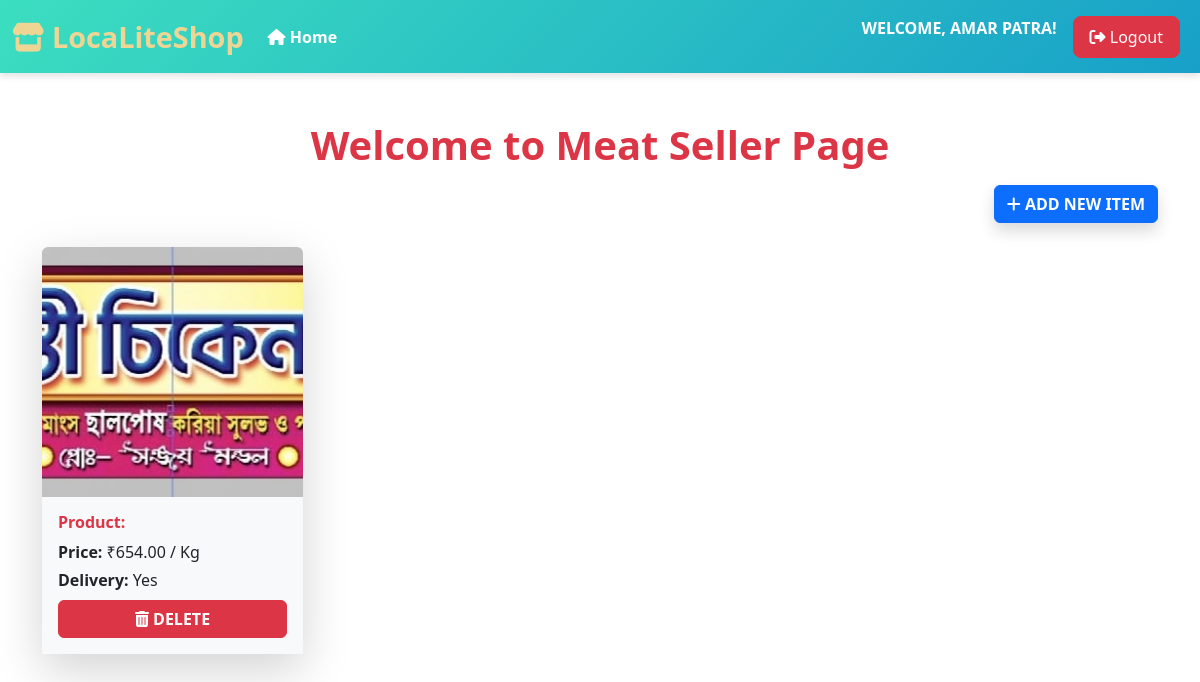
Page /products/meats_seller_view/ (signed in) on the committed database.
### seller/models.py (models this page shows, shortened)
class MeatShopSeller(models.Model):
    seller_id = models.IntegerField(primary_key=True,default=0)
    seller_name = models.CharField(max_length=100)
    shop_name = models.CharField(max_length=100)
    shop_type = models.CharField(max_length=100)  # Add max_length for CharField
    contact_number = models.CharField(max_length=15)
    email = models.EmailField(max_length=100)
    password = models.CharField(max_length=255)  # Store hashed password
    address = models.CharField(max_length=500, blank=True)  # Optional address
    opening_hours = models.CharField(max_length=50, blank=True)  # Optional
    created_at = models.DateTimeField(auto_now_add=True)  # Automatically set on creation
    shop_Image = models.ImageField(upload_to='photos/')  # No need for blank=False

### products/models.py (models this page shows)
class MeatProducts(models.Model):
  Delivery=[
    ('Yes', 'yes'),
    ('No', 'No'),
  ]
  seller = models.ForeignKey(MeatShopSeller, to_field='seller_id', on_delete=models.CASCADE,null=True)
  name = models.CharField(max_length=100, default=True)
  product_type = models.CharField(max_length=50, choices=[('beef', 'Beef'), ('chicken', 'Chicken'), ('pork', 'Pork'), ('lamb', 'Lamb')], blank=False)
  weight = models.FloatField()  # Weight in kg
  price = models.DecimalField(max_digits=10, decimal_places=2, default=True)
  stock = models.PositiveIntegerField()  # Available stock in kg
  product_photo= models.ImageField(upload_to='meat_images/')  # Optional image for the clothing item
  delivery=models.CharField(max_length=4,choices=Delivery,default='Yes')

### products/views.py (the view)
# urls.py: path('meats_seller_view/', views.meats_seller_view, name='meats_seller_view'),
def meats_seller_view(request):
    shop_type = request.session.get('shop_type')
    seller_id = request.session.get('seller_id')
    product_model_mapping = {
        'drink_shop': DrinksProducts,
        'electronics_shop': ElectronicsProducts,
        'fruit_shop': FruitsProducts,
        'food_shop': FoodsProducts,
        'grocery_shop': GroceryProducts,
        'house_component_shop': HouseComponentProducts,
        'icecream_shop': IceCreamProducts,
        'clothes_shop': ClothesProducts,
        'vegetable_shop': VegetablesProducts,
        'meat_shop': MeatProducts,
    }
    shop_model_mapping = {
        'drink_shop': DrinksShopSeller,
        'electronics_shop': ElectronicsShopSeller,
        'fruit_shop': FruitsShopSeller,
        'food_shop': FoodsShopSeller,
        'grocery_shop': GroceryShopSeller,
        'house_component_shop': HouseComponentShopSeller,
        'icecream_shop': IceCreamShopSeller,
        'clothes_shop': ClothesShopSeller,
        'vegetable_shop': VegetablesShopSeller,
        'meat_shop': MeatShopSeller,
    }
    model_class = product_model_mapping.get(shop_type)
    if model_class:
        products = model_class.objects.filter(seller_id=seller_id)
    else:
        products = []
    seller_name = "Unknown Seller"  # Default name if seller not found
    seller_model_class = shop_model_mapping.get(shop_type)
    if seller_model_class:
        try:
            seller = seller_model_class.objects.get(seller_id=seller_id)
            seller_name = seller.seller_name  # Assuming 'seller_name' is a field in the seller model
        except seller_model_class.DoesNotExist:
            seller_name = "Unknown Seller"
    return render(request, 'Meat.html', {'products': products, 'seller_name': seller_name})

### products/templates/Meat.html (shortened to what this page needs)
{% extends "header_app.html" %}
{% block content %}
<div class="container mt-5">
  <h1 class="text-center text-danger fw-bold">Welcome to Meat Seller Page</h1>
  <div class="d-flex justify-content-end mt-3">
    <a class="btn btn-primary text-uppercase fw-bold shadow" href="{% url 'item_add_view' %}">
      <i class="fas fa-plus"></i> Add New Item
    </a>
  </div>
  <div class="row mt-4">
    {% for item in products %}
    <div class="col-12 col-sm-6 col-md-4 col-lg-3 d-flex justify-content-center">
      <div class="card shadow-lg border-0 rounded-lg" style="width: 100%; max-width: 18rem;">
        <img src="{{ item.product_photo.url }}" class="card-img-top rounded-top" alt="Meat Image" style="height: 250px; object-fit: cover;">
        <div class="card-body bg-light">
          <h6 class="card-title fw-bold text-danger">Product: {{ item.product_name }}</h6>
          <p class="mb-1"><strong>Price:</strong> ₹{{ item.price }} / Kg</p>
          <p class="mb-2"><strong>Delivery:</strong> {{ item.delivery }}</p>
          <div class="d-grid">
            <a href="{% url 'item_delete_view' item.id %}" class="btn btn-danger w-100 text-uppercase fw-bold">
              <i class="fas fa-trash-alt"></i> Delete
            </a>
          </div>
        </div>
      </div>
    </div>
    {% empty %}
    <div class="col-12 text-center">
      <p class="text-muted fw-bold">No meat items available.</p>
    </div>
    {% endfor %}
  </div>
</div>
{% endblock %}

### templates/header_app.html (shortened to what this page needs)
{% load static %}
<!DOCTYPE html>
<html lang="en">
  <head>
    <link
      href="https://cdn.jsdelivr.net/npm/bootstrap@5.3.3/dist/css/bootstrap.min.css"
      rel="stylesheet"
    />
    <link
      rel="stylesheet"
      href="https://cdnjs.cloudflare.com/ajax/libs/font-awesome/6.6.0/css/all.min.css"
    />
    <link rel="stylesheet" href="https://cdnjs.cloudflare.com/ajax/libs/font-awesome/6.4.2/css/all.min.css">
  </head>
  <body class="{% block body_color %}{% endblock %}">
    <nav class="navbar navbar-expand-lg navbar-light bg-white sticky-top">
      <div class="container-fluid">
        <a class="navbar-brand" href="{% url 'home' %}">
          <i class="fas fa-store"></i> LocaLiteShop
        </a>
        <div class="collapse navbar-collapse" id="navbarSupportedContent">
          <ul class="navbar-nav me-auto mb-2 mb-lg-0">
            <li class="nav-item">
              <a
                class="nav-link active text-white fw-semibold"
                aria-current="page"
                href="{% url 'home' %}"
              >
                <i class="fas fa-home "></i> Home
              </a>
            </li>
          </ul>
          {% if request.session.seller_id %}
          <form action="{% url 'logout_seller' %}" method="post" class="d-flex">
            <span class="text-uppercase me-3 fw-bold text-white"
              >Welcome, {{ seller_name }}!</span
            >
            <button class="btn btn-danger btn-custom me-2" type="submit">
              <i class="fas fa-sign-out-alt"></i> Logout
            </button>
          </form>
          {% endif %}
        </div>
      </div>
    </nav>
    {% block content %} {% endblock %}
  </body>
</html>

### templates/header_app.html (style rules this page uses)
.navbar { background: linear-gradient(135deg, #3cdec0, #18a0c9); padding: 10px 0; box-shadow: 0 2px 10px rgba(0, 0, 0, 0.1); box-shadow: 0 4px 6px rgba(0, 0, 0, 0.1); }
.navbar-brand { font-weight: bold; font-size: 1.8rem; color: #efd594; }
.navbar-nav .nav-link { transition: color 0.3s; }
.btn-custom { padding: 0.5rem 1rem; border-radius: 8px; }

### rows in the picture
MeatShopSeller: seller_name "AMAR PATRA"
MeatProducts: product_photo (picture), price "654.00", delivery "Yes"
